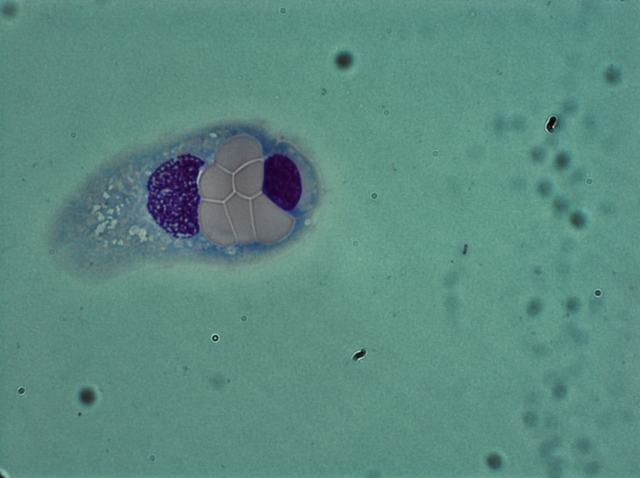
#> input picture photo_2025-08-10 12.16.37.jpeg, 1280 x 956 px (shown at 1/2 size); its folder holds only this picture in this run
$ python -i crofton_gpu.py   (imports and definitions only)
#> lines starting #> are read from the running program, lines starting #| are printed output that depends on the picture; after the words box and inside, x2 and y2 are one past the last pixel; in counts of white or black regions, pixels touching at a corner belong together
"""GPU Crofton descriptor pipeline for NVIDIA cards (CuPy + NVRTC).

Compiles cuda_version/crofton_kernels.cu at runtime — the exact same device
code the native nvcc build uses — so it runs on any architecture the local
CUDA driver supports, including Blackwell (RTX 50xx, sm_120).
"""

from __future__ import annotations

import time
from dataclasses import dataclass, field
from pathlib import Path

import cv2
import cupy as cp
import numpy as np

KERNELS_PATH = Path(__file__).resolve().parents[1] / "crofton_kernels.cu"

CROFTON_MAX_POINTS = 239
CANT_PHI = 361

_module = None


def _kernels() -> cp.RawModule:
    global _module
    if _module is None:
        _module = cp.RawModule(code=KERNELS_PATH.read_text())
    return _module


# [9 lines left out: function gpu_info, not called in this run]


# ----------------------------------------------------------------------------
# Preprocessing (port of enhancedPreprocessing from main.cu / main_metal.cpp)
# ----------------------------------------------------------------------------

def _mask_hsv_tophat(img_bgr: np.ndarray) -> np.ndarray:
    hsv = cv2.cvtColor(img_bgr, cv2.COLOR_BGR2HSV)
    mask_hsv = cv2.inRange(hsv, (100, 20, 20), (180, 255, 255))

    gray = cv2.cvtColor(img_bgr, cv2.COLOR_BGR2GRAY)
    kernel = cv2.getStructuringElement(cv2.MORPH_ELLIPSE, (15, 15))
    opened = cv2.morphologyEx(gray, cv2.MORPH_OPEN, kernel)
    top_hat = cv2.subtract(gray, opened)
    _, bin_top_hat = cv2.threshold(top_hat, 0, 255, cv2.THRESH_BINARY | cv2.THRESH_OTSU)

    combined = cv2.bitwise_or(mask_hsv, bin_top_hat)
    k_open = cv2.getStructuringElement(cv2.MORPH_ELLIPSE, (3, 3))
    k_close = cv2.getStructuringElement(cv2.MORPH_ELLIPSE, (5, 5))
    combined = cv2.morphologyEx(combined, cv2.MORPH_OPEN, k_open)
    combined = cv2.morphologyEx(combined, cv2.MORPH_CLOSE, k_close)
    return combined


# [11 lines left out: function _mask_otsu, not called in this run]


def _largest_contour(mask: np.ndarray):
    contours, _ = cv2.findContours(mask, cv2.RETR_EXTERNAL, cv2.CHAIN_APPROX_NONE)
    if not contours:
        return None, 0
    largest = max(contours, key=cv2.contourArea)
    return largest, len(contours)


def extract_contour(img_bgr: np.ndarray):
    """Returns (contour Nx2 float32, num_contours, method). Tries the repo's
    HSV+top-hat pipeline first; falls back to Otsu if the result is degenerate."""
    min_area = 0.001 * img_bgr.shape[0] * img_bgr.shape[1]

    mask = _mask_hsv_tophat(img_bgr)
    contour, n = _largest_contour(mask)
    method = "hsv+tophat"

    if contour is None or cv2.contourArea(contour) < min_area:
        mask = _mask_otsu(img_bgr)
        c2, n2 = _largest_contour(mask)
        if c2 is not None and (contour is None or cv2.contourArea(c2) > cv2.contourArea(contour)):
            contour, n, method = c2, n2, "otsu-fallback"

    if contour is None:
        return None, 0, "none"
    return contour.reshape(-1, 2).astype(np.float32), n, method


# ----------------------------------------------------------------------------
# Contour resampling + packing (port of resampleContour, float precision)
# ----------------------------------------------------------------------------

def resample_contour(points: np.ndarray, n_points: int = CROFTON_MAX_POINTS) -> np.ndarray:
    seg = np.diff(np.vstack([points, points[:1]]), axis=0)
    seg_len = np.hypot(seg[:, 0], seg[:, 1])
    cum = np.concatenate([[0.0], np.cumsum(seg_len)])
    total = cum[-1]
    if total < 1e-9:
        return np.repeat(points[:1], n_points, axis=0)

    targets = np.arange(n_points) * (total / n_points)
    idx = np.searchsorted(cum, targets, side="left")
    idx = np.clip(idx, 1, len(cum) - 1)
    prev = idx - 1
    frac = (targets - cum[prev]) / np.maximum(cum[idx] - cum[prev], 1e-12)

    closed = np.vstack([points, points[:1]])
    p1 = closed[prev]
    p2 = closed[idx]
    return (p1 + frac[:, None] * (p2 - p1)).astype(np.float32)


def center_on_bbox(points: np.ndarray) -> np.ndarray:
    mn = points.min(axis=0)
    mx = points.max(axis=0)
    return points - (mn + mx) / 2.0


def exact_diameter(points: np.ndarray) -> float:
    diff = points[:, None, :] - points[None, :, :]
    return float(np.sqrt((diff ** 2).sum(-1)).max())


# ----------------------------------------------------------------------------
# GPU descriptor
# ----------------------------------------------------------------------------

@dataclass
class CroftonResult:
    smap: np.ndarray
    curve: np.ndarray
    feret: np.ndarray
    diameter: float
    cant_p: int
    perimeter_crofton: float
    gpu_ms: float
    contour_resampled: np.ndarray = field(default=None, repr=False)


def crofton_descriptor_gpu(centered: np.ndarray) -> CroftonResult:
    """centered: (N,2) float32 contour, origin-centered. Runs the three CUDA
    kernels (projection, vote map, reduction) on the NVIDIA GPU."""
    n = CROFTON_MAX_POINTS
    real_n = min(len(centered), n)

    borde = np.zeros(2 * n, dtype=np.float32)
    borde[:real_n] = centered[:real_n, 0]
    borde[n:n + real_n] = centered[:real_n, 1]

    diameter = exact_diameter(centered[:real_n])
    # Offset window: |projection| <= max ||p|| for every angle, so 2*R always
    # covers all crossings. The pairwise diameter is NOT a valid window for
    # non-centrally-symmetric shapes (projections at oblique angles are not
    # centered at 0 and crossings would be clipped).
    radius = float(np.hypot(centered[:real_n, 0], centered[:real_n, 1]).max())
    window = 2.0 * radius
    cant_p = max(int(np.ceil(radius)), 1)  # binW stays ~2 px

    mod = _kernels()
    k_proj = mod.get_function("proyectionKernel")
    k_crofton = mod.get_function("kernelCrofton")
    k_reduce = mod.get_function("reduceKernel")

    d_borde = cp.asarray(borde)
    d_sproyx = cp.empty(CANT_PHI * n, dtype=cp.float32)
    d_smap = cp.empty(cant_p * CANT_PHI, dtype=cp.float32)
    d_curve = cp.empty(CANT_PHI, dtype=cp.float32)
    d_feret = cp.empty(CANT_PHI, dtype=cp.float32)

    start = cp.cuda.Event()
    stop = cp.cuda.Event()
    start.record()

    block2 = (16, 16, 1)
    grid2 = ((CANT_PHI + 15) // 16, (n + 15) // 16, 1)
    k_proj(grid2, block2, (d_borde, d_sproyx,
                           np.int32(n), np.int32(real_n), np.int32(CANT_PHI)))

    block1 = (64, 1, 1)
    grid1 = ((CANT_PHI + 63) // 64, 1, 1)
    k_crofton(grid1, block1, (d_sproyx, d_smap,
                              np.int32(n), np.int32(real_n), np.int32(CANT_PHI),
                              np.int32(cant_p), np.float32(window)))
    k_reduce(grid1, block1, (d_sproyx, d_smap, d_curve, d_feret,
                             np.int32(n), np.int32(real_n), np.int32(CANT_PHI),
                             np.int32(cant_p), np.float32(window)))

    stop.record()
    stop.synchronize()
    gpu_ms = cp.cuda.get_elapsed_time(start, stop)

    curve = cp.asnumpy(d_curve)
    # Cauchy–Crofton: perimeter = 1/2 ∫0..pi ∫ n(phi,p) dp dphi; the curve
    # already folds in binW/2, so integrating phi over [0, pi) gives the
    # perimeter estimate directly.
    perimeter = float(np.sum(curve[:180]) * (np.pi / 180.0))

    return CroftonResult(
        smap=cp.asnumpy(d_smap).reshape(cant_p, CANT_PHI),
        curve=curve,
        feret=cp.asnumpy(d_feret),
        diameter=diameter,
        cant_p=cant_p,
        perimeter_crofton=perimeter,
        gpu_ms=float(gpu_ms),
        contour_resampled=centered,
    )


# ----------------------------------------------------------------------------
# Full image -> result pipeline
# ----------------------------------------------------------------------------

def process_image(img_bgr: np.ndarray) -> dict:
    t0 = time.perf_counter()

    contour, num_contours, method = extract_contour(img_bgr)
    if contour is None:
        raise ValueError("No se encontraron contornos en la imagen")

    perimeter_raw = float(cv2.arcLength(contour.astype(np.int32), True))
    area = float(cv2.contourArea(contour.astype(np.int32)))

    resampled = resample_contour(contour)
    # Perimeter of the polygon the GPU actually measures (resampling smooths
    # away pixel-staircase noise, so this is below the raw pixel perimeter).
    seg = np.diff(np.vstack([resampled, resampled[:1]]), axis=0)
    perimeter_resampled = float(np.hypot(seg[:, 0], seg[:, 1]).sum())
    centered = center_on_bbox(resampled)
    t1 = time.perf_counter()

    res = crofton_descriptor_gpu(centered)
    t2 = time.perf_counter()

    overlay = img_bgr.copy()
    line_w = max(2, round(max(overlay.shape[:2]) / 800))
    cv2.drawContours(overlay, [contour.astype(np.int32).reshape(-1, 1, 2)],
                     -1, (0, 255, 0), line_w)
    for x, y in resampled.astype(int):
        cv2.circle(overlay, (x, y), line_w, (0, 200, 255), -1)
    # Cap the preview size: a 16 MP PNG becomes tens of MB of base64 and
    # chokes the browser; the metrics stay in full-resolution pixels.
    h, w = overlay.shape[:2]
    if max(h, w) > 1600:
        s = 1600 / max(h, w)
        overlay = cv2.resize(overlay, (int(w * s), int(h * s)),
                             interpolation=cv2.INTER_AREA)

    smap = res.smap
    smap_norm = (255 * smap / smap.max()).astype(np.uint8) if smap.max() > 0 else smap.astype(np.uint8)
    smap_img = cv2.applyColorMap(smap_norm, cv2.COLORMAP_VIRIDIS)
    # cant_p scales with the shape's size (e.g. ~2000 rows for a 4K photo);
    # render the heat map at a fixed, browser-friendly size.
    target_h = min(max(smap_img.shape[0], 200), 500)
    smap_img = cv2.resize(smap_img, (722, target_h), interpolation=cv2.INTER_NEAREST)

    return {
        "method": method,
        "num_contours": num_contours,
        "area": area,
        "perimeter": perimeter_resampled,
        "perimeter_raw": perimeter_raw,
        "perimeter_crofton": res.perimeter_crofton,
        "diameter": res.diameter,
        "n_points": CROFTON_MAX_POINTS,
        "cant_p": res.cant_p,
        "curve": res.curve.tolist(),
        "feret": res.feret.tolist(),
        "overlay_bgr": overlay,
        "smap_bgr": smap_img,
        "gpu_ms": res.gpu_ms,
        "cpu_ms": (t1 - t0) * 1000.0,
        "total_ms": (t2 - t0) * 1000.0,
    }

>>> import cv2
>>> picture = cv2.imread('../../photo_2025-08-10 12.16.37.jpeg')
#> picture is the input picture: shape (956, 1280, 3); mean B, G, R 129, 138.2, 91
>>> result = process_image(picture)
#> in _mask_hsv_tophat, `mask_hsv = cv2.inRange(hsv, (100, 20, 20), (180, 255, 255))`:
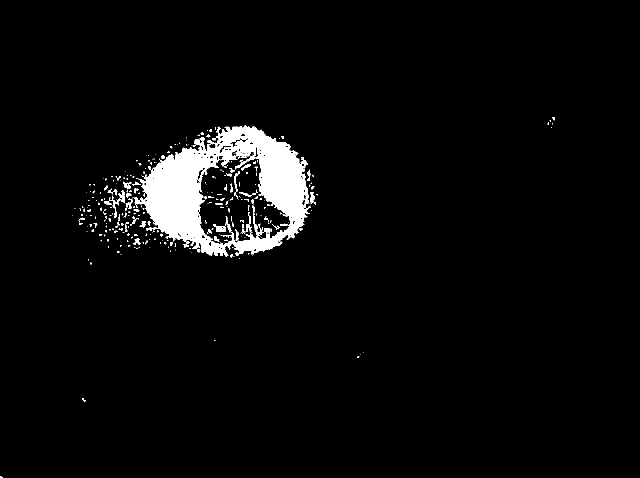
#> mask_hsv: shape (956, 1280) (shown at 1/2 size); 3.8% white; 329 white regions (248 under 20 px), largest, box (x1, y1, x2, y2) and area: (267, 251, 622, 513) 40803, (218, 391, 241, 436) 226, (426, 448, 452, 464) 225
#> in _mask_hsv_tophat, `gray = cv2.cvtColor(img_bgr, cv2.COLOR_BGR2GRAY)`:
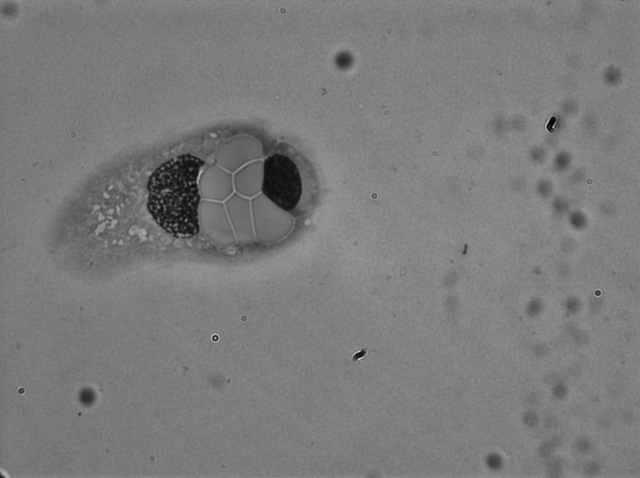
#> gray: shape (956, 1280) (shown at 1/2 size); min 3, max 213, mean 123
#> in _mask_hsv_tophat, `top_hat = cv2.subtract(gray, opened)`:
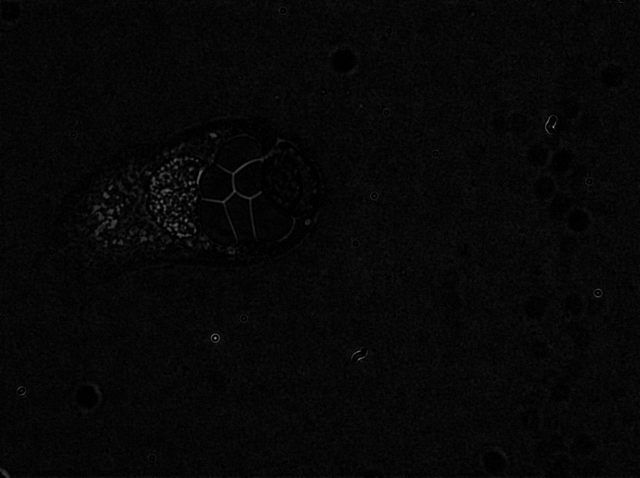
#> top_hat: shape (956, 1280) (shown at 1/2 size); min 0, max 169, mean 7
#> in _mask_hsv_tophat, `_, bin_top_hat = cv2.threshold(top_hat, 0, 255, cv2.THRESH_BINARY | cv..`:
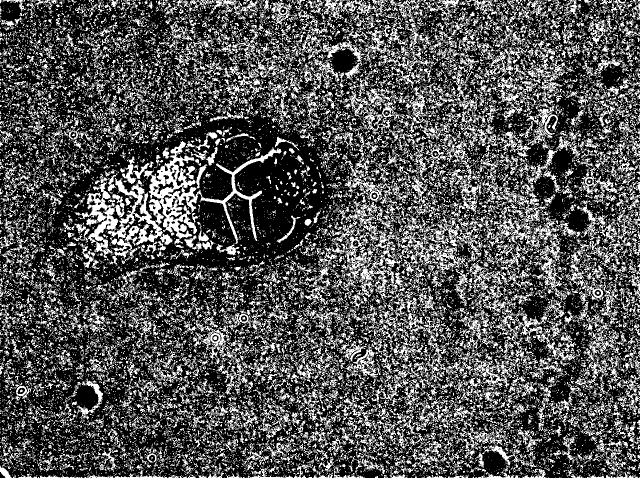
#> bin_top_hat: shape (956, 1280) (shown at 1/2 size); 32.1% white in thin lines or dots
#> in _mask_hsv_tophat, `combined = cv2.bitwise_or(mask_hsv, bin_top_hat)`:
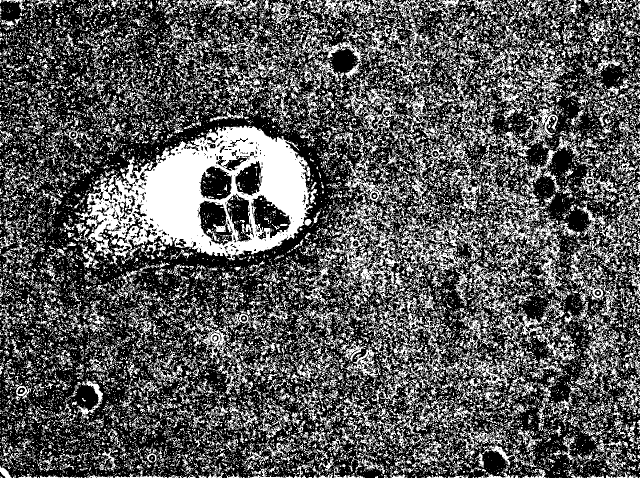
#> combined: shape (956, 1280) (shown at 1/2 size); 34.8% white; 20123 white regions (17301 under 20 px), largest, box (x1, y1, x2, y2) and area: (147, 251, 625, 531) 61424, (636, 402, 975, 605) 14498, (965, 338, 1119, 499) 5575
#> in _mask_hsv_tophat, `combined = cv2.morphologyEx(combined, cv2.MORPH_OPEN, k_open)`:
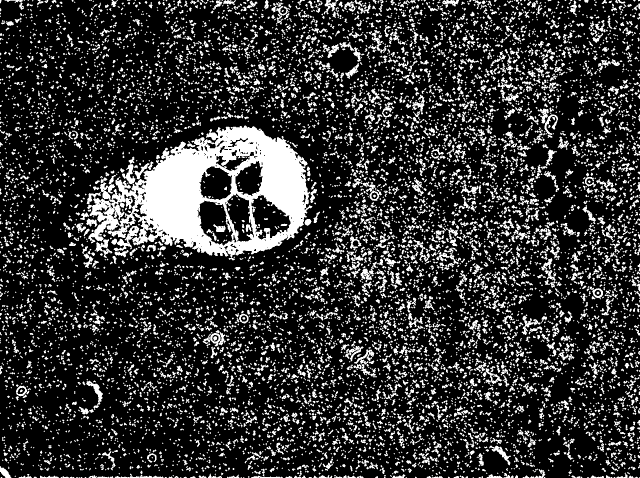
#> combined: shape (956, 1280) (shown at 1/2 size); 20.4% white; 8845 white regions (6116 under 20 px), largest, box (x1, y1, x2, y2) and area: (173, 251, 625, 521) 55294, (222, 451, 279, 503) 867, (1082, 516, 1123, 576) 634
#> in _mask_hsv_tophat, `combined = cv2.morphologyEx(combined, cv2.MORPH_CLOSE, k_close)`:
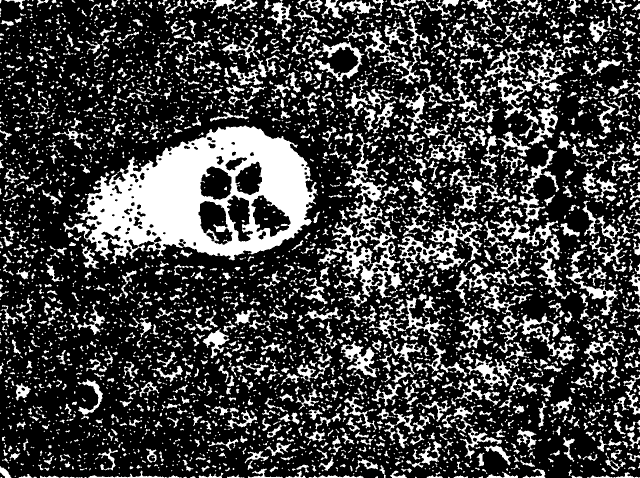
#> combined: shape (956, 1280) (shown at 1/2 size); 26% white; 3798 white regions (2164 under 20 px)
#> in _largest_contour, `contours, _ = cv2.findContours(mask, cv2.RETR_EXTERNAL, cv2.CHAIN_APPR..`: contours = 3776 contours, 2560 with area under 20; largest, box (x1, y1, x2, y2) and area: (126, 251, 636, 529) 86494, (663, 266, 804, 597) 12858, (795, 437, 965, 545) 6112, (968, 95, 1135, 240) 5627, (811, 117, 972, 250) 3102
#> in _largest_contour, `largest = max(contours, key=cv2.contourArea)`: largest = contour of 2433 points, box (x1, y1, x2, y2) (126, 251, 636, 529), area 86494
#> in extract_contour, `contour, n = _largest_contour(mask)`: contour has the same summary as largest in _largest_contour; n = 3776
#> in process_image, `contour, num_contours, method = extract_contour(img_bgr)`: contour = 2433 pairs, first value 126 to 635, second value 251 to 528; num_contours = 3776; method = 'hsv+tophat'
#> in process_image, `perimeter_raw = float(cv2.arcLength(contour.astype(np.int32), True))`: perimeter_raw = 2942.9
#> in process_image, `area = float(cv2.contourArea(contour.astype(np.int32)))`: area = 86494.5
#> in resample_contour, `seg = np.diff(np.vstack([points, points[:1]]), axis=0)`: seg = 2433 pairs, first value -1 to 1, second value -1 to 1
#> in resample_contour, `seg_len = np.hypot(seg[:, 0], seg[:, 1])`: seg_len = 2433 values, max 1.41 at index 0, min 1 at index 2, mean 1.21
#> in resample_contour, `cum = np.concatenate([[0.0], np.cumsum(seg_len)])`: cum = 2434 values from 0 to 2942.9
#> in resample_contour, `total = cum[-1]`: total = 2942.9
#> in resample_contour, `targets = np.arange(n_points) * (total / n_points)`: targets = 239 values from 0 to 2930.6
#> in resample_contour, `idx = np.searchsorted(cum, targets, side="left")`: idx = 239 values from 0 to 2423
#> in resample_contour, `idx = np.clip(idx, 1, len(cum) - 1)`: idx = 239 values from 1 to 2423
#> in resample_contour, `prev = idx - 1`: prev = 239 values from 0 to 2422
#> in resample_contour, `frac = (targets - cum[prev]) / np.maximum(cum[idx] - cum[prev], 1e-12)`: frac = 239 values, max 0.999 at index 162, min 0 at index 0, mean 0.496
#> in resample_contour, `closed = np.vstack([points, points[:1]])`: closed = 2434 pairs, first value 126 to 635, second value 251 to 528
#> in resample_contour, `p1 = closed[prev]`: p1 = 239 pairs, first value 126 to 633, second value 251 to 526
#> in resample_contour, `p2 = closed[idx]`: p2 = 239 pairs, first value 127 to 633, second value 252 to 527
#> in process_image, `resampled = resample_contour(contour)`: resampled = 239 pairs, first value 126.3 to 633, second value 251 to 526.7
#> in process_image, `seg = np.diff(np.vstack([resampled, resampled[:1]]), axis=0)`: seg = 239 pairs, first value -11.17 to 11.05, second value -11.19 to 10.74
#> in process_image, `perimeter_resampled = float(np.hypot(seg[:, 0], seg[:, 1]).sum())`: perimeter_resampled = 2159
#> in center_on_bbox, `mn = points.min(axis=0)`: mn = [126.3, 251]
#> in center_on_bbox, `mx = points.max(axis=0)`: mx = [633, 526.7]
#> in process_image, `centered = center_on_bbox(resampled)`: centered = 239 pairs, first value -253.4 to 253.4, second value -137.8 to 137.8
#> in crofton_descriptor_gpu, `real_n = min(len(centered), n)`: real_n = 239
#> in crofton_descriptor_gpu, `diameter = exact_diameter(centered[:real_n])`: diameter = 512.3
#> in crofton_descriptor_gpu, `radius = float(np.hypot(centered[:real_n, 0], centered[:real_n, 1]).ma..`: radius = 260
#> in crofton_descriptor_gpu, `window = 2.0 * radius`: window = 520
#> in crofton_descriptor_gpu, `cant_p = max(int(np.ceil(radius)), 1)`: cant_p = 261
#> (the run stopped early here; a loop or call above may not have finished)
